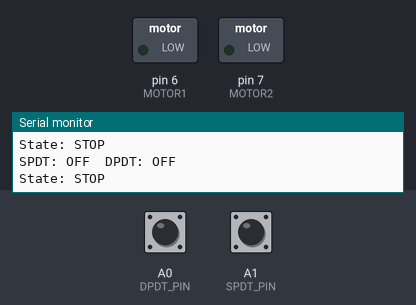
The sketch below on a simulated Arduino Uno, built with avr-gcc and run on an emulated ATmega328P. Parts: switched loads named in the sketch (green lamp = pin HIGH), the last lines printed to the serial monitor. Dashed ring = blinking. Inputs (shaded band) come from the test bench; at power-on: A1 (SPDT_PIN) HIGH, A0 (DPDT_PIN) HIGH.

Above: at 1.2 s.
1.3 s: A1 (SPDT_PIN) pulled LOW for 1 s
At 1.45 s:
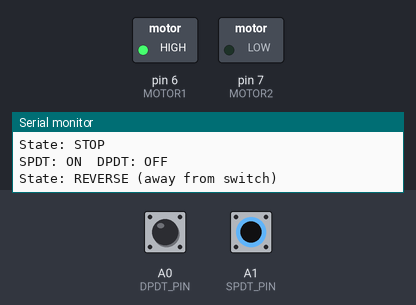
4.3 s: A0 (DPDT_PIN) pulled LOW for 0.15 s
At 5.1 s:
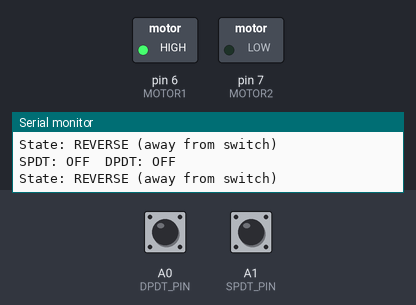
6.1 s: A0 (DPDT_PIN) pulled LOW for 3.2 s
At 6.7 s:
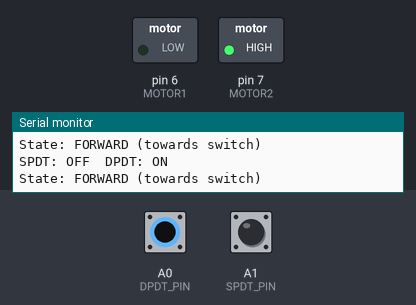
10.9 s: A1 (SPDT_PIN) pulled LOW for 0.15 s
At 12.2 s:
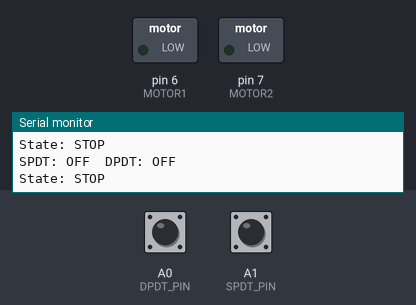
12.5 s: A0 (DPDT_PIN) pulsed LOW 5 times (0.12 s each, 0.3 s apart)
At 14.01 s:
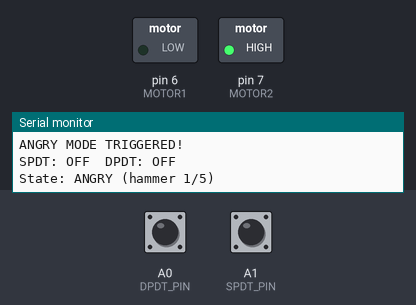
15.5 s: A0 (DPDT_PIN) driven LOW and A1 (SPDT_PIN) driven LOW
Timing chart, 0 to 19.5 s (numbered marks = the images above; inputs shaded):
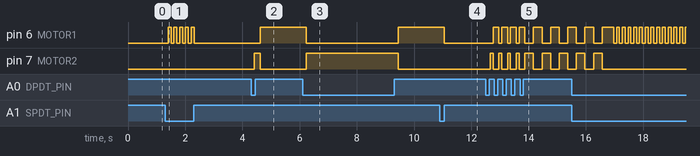

The sketch:

2b-FSM.ino
```cpp
/*
  ENGR 40M Lab 2b
  Weston Keller
  Fall 2025

  This version of the useless box FSM implements two special states - Angry and Threat.
  Both states occur after 5 presses of the DPDT have occurred within 5s, and alternate their activation

  Angry - finger thrashes back and forth before pressing the switch

  Threat - finger waits for 4s on the limit switch, comes up ALMOST to the switch and pauses before
  definitively pressing the DPDT and slinking back into resting position. User input is ignored during this sequence.
*/

// Abstractions for Switch Depression
#define ON  LOW   // because INPUT_PULLUP: pressed/connected = LOW
#define OFF HIGH  // open/disconnected = HIGH

// Pin Definitions
const int MOTOR1   = 6;   // Motor input 1 - Red Wire
const int MOTOR2   = 7;   // Motor input 2 - Black Wire
const int SPDT_PIN = A1;  // SPDT toggle switch (other side to GND)
const int DPDT_PIN = A0;  // DPDT limit switch (other side to GND)

// Escalation parameters
const int ESCALATION_THRESHOLD = 5;    // flips to trigger escalation
const int ESCALATION_TIMEFRAME = 5000; // 5 seconds

// Angry mode parameters
const int ANGRY_HAMMERS = 5;            // number of angry hammer hits
const int PARTIAL_RETRACT_MS = 200;     // brief retract between hammers

// Threat mode parameters
const int THREAT_HOLD_MS = 4000;        // hold on switch for 4 seconds
const int THREAT_RETRACT_MS = 400;      // time to retract halfway
const int THREAT_PAUSE_MS = 500;        // pause at halfway point
const int THREAT_JERK_MS = 150;         // quick jerk forward

enum states { STOP = 0, FORWARD, REVERSE, ANGRY, THREAT };
int state = STOP; // Start with motor off

// Flip tracking
unsigned long flipTimes[ESCALATION_THRESHOLD];
int flipIndex = 0;
bool nextEscalationIsAngry = true; // alternates between angry and threat

// State-specific tracking
int angryHammerCount = 0;
unsigned long stateStartTime = 0;
int threatPhase = 0; // 0=press, 1=hold, 2=retract, 3=pause, 4=jerk, 5=return

// Edge detection for DPDT
int lastDpdtState = OFF;


void motorStop() {
  digitalWrite(MOTOR1, LOW);
  digitalWrite(MOTOR2, LOW);
}


void motorForward() {
  digitalWrite(MOTOR1, LOW);
  digitalWrite(MOTOR2, HIGH);
}


void motorReverse() {
  digitalWrite(MOTOR1, HIGH);
  digitalWrite(MOTOR2, LOW);
}


void setup() {
  // serial monitor Baud rate
  Serial.begin(115200);
  Serial.println("Setup complete");

  // configure pin I/O
  pinMode(MOTOR1, OUTPUT);
  pinMode(MOTOR2, OUTPUT);
  pinMode(SPDT_PIN, INPUT_PULLUP);
  pinMode(DPDT_PIN, INPUT_PULLUP);

  // Initialize motor to be off when we start
  motorStop();

  // Initialize flip tracking
  for (int i = 0; i < ESCALATION_THRESHOLD; i++) {
    flipTimes[i] = 0;
  }
}


bool checkEscalation() {
  // record this flip
  flipTimes[flipIndex] = millis();
  flipIndex = (flipIndex + 1) % ESCALATION_THRESHOLD;

  // check if last 5 flips happened within timeframe
  unsigned long oldestFlip = flipTimes[flipIndex];
  unsigned long newestFlip = millis();

  if (oldestFlip > 0 && (newestFlip - oldestFlip) < ESCALATION_TIMEFRAME) {
    if (nextEscalationIsAngry) {
      Serial.println("ANGRY MODE TRIGGERED!");
    } else {
      Serial.println("THREAT MODE TRIGGERED!");
    }
    return true;
  }
  return false;
}


void resetFlipCounter() {
  for (int i = 0; i < ESCALATION_THRESHOLD; i++) {
    flipTimes[i] = 0;
  }
  flipIndex = 0;
  Serial.println("Flip counter reset");
}


void loop() {
  // read switch states
  int spdtState = digitalRead(SPDT_PIN);
  int dpdtState = digitalRead(DPDT_PIN);

  // detect rising edge on DPDT (user flipped switch ON)
  bool userFlipped = (dpdtState == ON && lastDpdtState == OFF);
  lastDpdtState = dpdtState;

  // debug switches in serial monitor
  Serial.print("SPDT: ");
  Serial.print(spdtState == ON ? "ON  " : "OFF  ");

  Serial.print("DPDT: ");
  Serial.print(dpdtState == ON ? "ON  " : "OFF  ");

  Serial.println();

  // FSM Core
  switch (state) {
    case STOP:
      Serial.println("State: STOP");
      motorStop();

      // Transitions
      if (spdtState == ON) {
        state = REVERSE;
      }
      if (userFlipped) {
        if (checkEscalation()) {
          if (nextEscalationIsAngry) {
            angryHammerCount = 0;
            state = ANGRY;
            nextEscalationIsAngry = false; // next time will be threat
          } else {
            threatPhase = 0;
            stateStartTime = millis();
            state = THREAT;
            nextEscalationIsAngry = true; // next time will be angry
          }
        } else {
          state = FORWARD;
        }
      }

      break;

    case FORWARD:
      Serial.println("State: FORWARD (towards switch)");
      motorForward();

      if (dpdtState == ON) {
        state = FORWARD; // user pressed the switch again
      } else {
        state = REVERSE; // go back to home
      }

      break;


    case REVERSE:
      Serial.println("State: REVERSE (away from switch)");
      motorReverse();

      // Transitions
      if (spdtState == ON) {
        state = STOP; // limit switch depressed
      }
      if (userFlipped) {
        if (checkEscalation()) {
          if (nextEscalationIsAngry) {
            angryHammerCount = 0;
            state = ANGRY;
            nextEscalationIsAngry = false; // next time will be threat
          } else {
            threatPhase = 0;
            stateStartTime = millis();
            state = THREAT;
            nextEscalationIsAngry = true; // next time will be angry
          }
        } else {
          state = FORWARD;
        }
      }
      break;

    case ANGRY:
      Serial.print("State: ANGRY (hammer ");
      Serial.print(angryHammerCount + 1);
      Serial.print("/");
      Serial.print(ANGRY_HAMMERS);
      Serial.println(")");

      // hammer forward to hit switch
      motorForward();
      delay(300); // push forward until we hit it

      // brief partial retract
      motorReverse();
      delay(PARTIAL_RETRACT_MS);

      angryHammerCount++;

      // done hammering?
      if (angryHammerCount >= ANGRY_HAMMERS) {
        resetFlipCounter(); // reset after angry finishes
        state = REVERSE; // go all the way home
      }

      break;

    case THREAT:
      {
        unsigned long elapsed = millis() - stateStartTime;

        switch (threatPhase) {
          case 0: // Come up just before switch
            Serial.println("State: THREAT - Pressing switch");
            motorForward();

            if (dpdtState == OFF) { // successfully pressed it
              threatPhase = 1;
              stateStartTime = millis();
              motorStop();
            }
            break;

          case 1: // Hold on switch (menacing muahahaha)
            Serial.print("State: THREAT - Holding (");
            Serial.print(elapsed);
            Serial.println(" ms)");
            motorStop();

            if (elapsed >= THREAT_HOLD_MS) {
              threatPhase = 2;
              stateStartTime = millis();
            }
            break;

          case 2: // Retract slightly
            Serial.println("State: THREAT - Retracting slightly");
            motorReverse();

            if (elapsed >= THREAT_RETRACT_MS) {
              threatPhase = 3;
              stateStartTime = millis();
              motorStop();
            }
            break;

          case 3: // Pause
            Serial.println("State: THREAT - Pausing");
            motorStop();

            if (elapsed >= THREAT_PAUSE_MS) {
              threatPhase = 4;
              stateStartTime = millis();
            }
            break;

          case 4: // Quick jerk forward to snarkily press switch
            Serial.println("State: THREAT - Jerk!");
            motorForward();

            if (elapsed >= THREAT_JERK_MS) {
              threatPhase = 5;
              motorStop();
            }
            break;

          case 5: // Return home and finish
            Serial.println("State: THREAT - Returning home");
            motorReverse();

            if (spdtState == ON) { // reached home
              resetFlipCounter(); // reset after threat finishes
              state = STOP;
              threatPhase = 0; // reset for next time
            }
            break;
        }
      }
      break;

    default:
      Serial.println("Invalid state!");
      motorStop();
      state = STOP;
      break;
  }

  delay(100); // brief debounce / serial readability - thanks 107E evil switch project for the tip
}
```

Measured:
- after the input at 1.3 s, pin 6 (MOTOR1): alternates HIGH for 0.10 s and LOW for 0.10 s, 10 changes in all, then stays LOW, starting after 0.11 s
- after the input at 4.3 s, pin 6 (MOTOR1): LOW → HIGH after 0.32 s; pin 7 (MOTOR2): LOW → HIGH after 0.12 s, → LOW 0.20 s later
- after the input at 6.1 s, pin 6 (MOTOR1): HIGH → LOW after 0.13 s, → HIGH 3.2 s later; pin 7 (MOTOR2): LOW → HIGH after 0.13 s, → LOW 3.2 s later
- after the input at 10.9 s, pin 6 (MOTOR1): HIGH → LOW after 0.15 s
- after the input at 12.5 s, pin 6 (MOTOR1): LOW → HIGH after 0.26 s, → LOW 0.20 s later, → HIGH 0.10 s later, → LOW 0.20 s later, … (13 changes in this stretch); pin 7 (MOTOR2): LOW → HIGH after 0.16 s, then repeats every 0.60 s: HIGH 0.30 s, LOW 0.30 s
